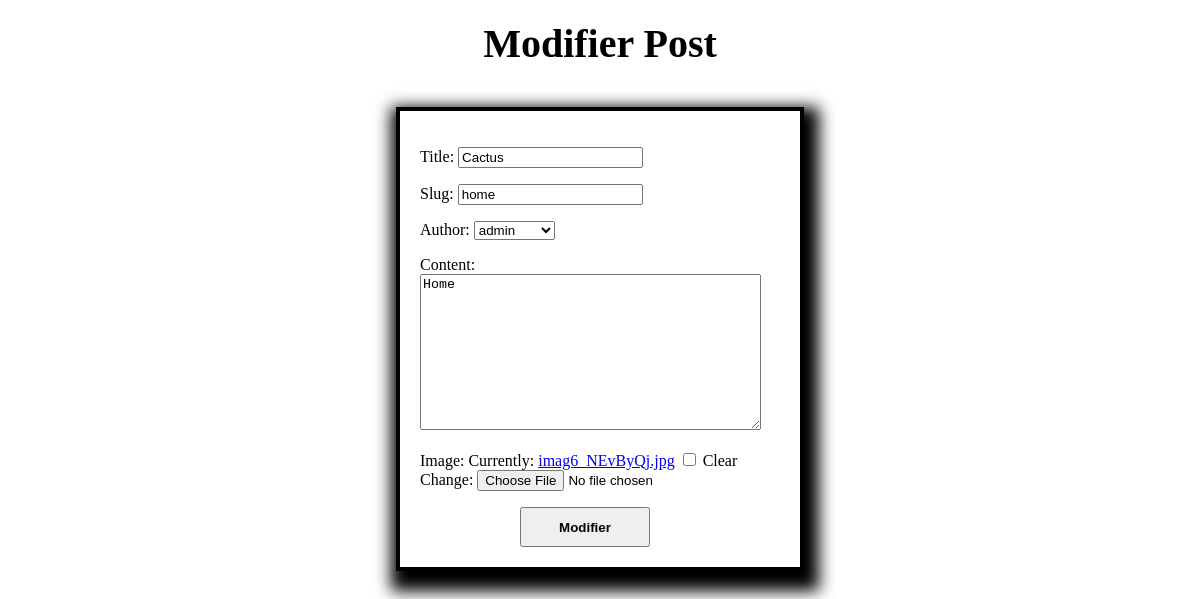
The app's page /blog/4/modifier_post/ with its own data.
### blog/models.py (models this page shows, shortened)
class Post(models.Model):
    title = models.CharField(max_length=200, unique=True)
    slug = models.SlugField(max_length=200, unique=True)
    author = models.ForeignKey(User, on_delete= models.CASCADE,related_name='blog_posts')
    updated_on = models.DateTimeField(auto_now= True)
    content = models.TextField()
    created_on = models.DateTimeField(auto_now_add=True)
    status = models.IntegerField(choices=STATUS, default=0)
    image=models.ImageField(blank=True)
    class Meta:
        ordering = ['-created_on']

### blog/views.py (the view)
# urls.py: path('<int:pk>/modifier_post/', ModifierPost.as_view() , name='modifier_post'),
class ModifierPost(UpdateView):
     model = Post
     template_name = 'blog/modifier_post.html'
     form_class = PostForm
     success_url = reverse_lazy('liste_posts')

### blog/forms.py
class PostForm(forms.ModelForm):
    class Meta:
        model = Post
        fields = ['title','slug','author','content','image']

### blog/templates/blog/modifier_post.html (shortened to what this page needs)
<!DOCTYPE html>
<html lang="en">
<head>
</head>
<body>
     <h1>Modifier Post</h1>
     <div class="form">
    <form method="post" enctype="multipart/form-data">
	    {{ form.as_p }}
         <button type="submit">Modifier</button>
    </form>
     </div>
</body>
</html>

### blog/templates/blog/modifier_post.html (style rules this page uses)
h1 { font-size: 40px; font-weight: bold; margin-bottom: 40px; text-align: center; margin-top: 20px; }
.form { width: 400px; margin-top: 20px; margin: 0 auto; margin-top: 40px; border: 4px solid black; box-shadow: 5px 10px 15px 10px black; }
button { width: 130px; height: 40px; text-align: center; font-weight: bold; margin-left: 100px; }
form { margin: 10px; padding: 10px; }

### records on screen
Post: title "Cactus", slug "home", author "admin", content "Home"
